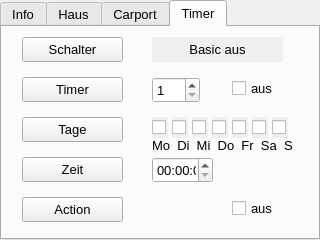
<?xml version="1.0" encoding="UTF-8"?>
<ui version="4.0">
 <class>MainWindow</class>
 <widget class="QMainWindow" name="MainWindow">
  <property name="enabled">
   <bool>true</bool>
  </property>
  <property name="geometry">
   <rect>
    <x>0</x>
    <y>0</y>
    <width>320</width>
    <height>240</height>
   </rect>
  </property>
  <property name="sizePolicy">
   <sizepolicy hsizetype="Fixed" vsizetype="Fixed">
    <horstretch>0</horstretch>
    <verstretch>0</verstretch>
   </sizepolicy>
  </property>
  <property name="font">
   <font>
    <pointsize>10</pointsize>
   </font>
  </property>
  <property name="cursor">
   <cursorShape>CrossCursor</cursorShape>
  </property>
  <property name="tabletTracking">
   <bool>false</bool>
  </property>
  <property name="focusPolicy">
   <enum>Qt::NoFocus</enum>
  </property>
  <property name="windowTitle">
   <string>MainWindow</string>
  </property>
  <property name="animated">
   <bool>false</bool>
  </property>
  <property name="dockOptions">
   <set>QMainWindow::AllowTabbedDocks</set>
  </property>
  <widget class="QWidget" name="centralWidget">
   <property name="enabled">
    <bool>true</bool>
   </property>
   <property name="sizePolicy">
    <sizepolicy hsizetype="Fixed" vsizetype="Fixed">
     <horstretch>0</horstretch>
     <verstretch>0</verstretch>
    </sizepolicy>
   </property>
   <property name="minimumSize">
    <size>
     <width>320</width>
     <height>240</height>
    </size>
   </property>
   <property name="maximumSize">
    <size>
     <width>320</width>
     <height>240</height>
    </size>
   </property>
   <property name="font">
    <font>
     <pointsize>10</pointsize>
    </font>
   </property>
   <property name="cursor">
    <cursorShape>CrossCursor</cursorShape>
   </property>
   <property name="tabletTracking">
    <bool>false</bool>
   </property>
   <property name="focusPolicy">
    <enum>Qt::NoFocus</enum>
   </property>
   <property name="acceptDrops">
    <bool>false</bool>
   </property>
   <property name="autoFillBackground">
    <bool>false</bool>
   </property>
   <widget class="QTabWidget" name="tabWidget">
    <property name="enabled">
     <bool>true</bool>
    </property>
    <property name="geometry">
     <rect>
      <x>0</x>
      <y>0</y>
      <width>320</width>
      <height>240</height>
     </rect>
    </property>
    <property name="sizePolicy">
     <sizepolicy hsizetype="Fixed" vsizetype="Fixed">
      <horstretch>0</horstretch>
      <verstretch>0</verstretch>
     </sizepolicy>
    </property>
    <property name="maximumSize">
     <size>
      <width>320</width>
      <height>240</height>
     </size>
    </property>
    <property name="font">
     <font>
      <pointsize>10</pointsize>
     </font>
    </property>
    <property name="cursor">
     <cursorShape>CrossCursor</cursorShape>
    </property>
    <property name="tabletTracking">
     <bool>true</bool>
    </property>
    <property name="focusPolicy">
     <enum>Qt::ClickFocus</enum>
    </property>
    <property name="autoFillBackground">
     <bool>false</bool>
    </property>
    <property name="tabShape">
     <enum>QTabWidget::Rounded</enum>
    </property>
    <property name="currentIndex">
     <number>3</number>
    </property>
    <property name="usesScrollButtons">
     <bool>false</bool>
    </property>
    <widget class="QWidget" name="tabWidgetPageInfo">
     <property name="autoFillBackground">
      <bool>false</bool>
     </property>
     <attribute name="title">
      <string>Info</string>
     </attribute>
     <widget class="QProgressBar" name="pBarTemp">
      <property name="geometry">
       <rect>
        <x>270</x>
        <y>20</y>
        <width>21</width>
        <height>81</height>
       </rect>
      </property>
      <property name="cursor">
       <cursorShape>CrossCursor</cursorShape>
      </property>
      <property name="autoFillBackground">
       <bool>true</bool>
      </property>
      <property name="minimum">
       <number>-20</number>
      </property>
      <property name="maximum">
       <number>40</number>
      </property>
      <property name="value">
       <number>22</number>
      </property>
      <property name="alignment">
       <set>Qt::AlignRight|Qt::AlignTop|Qt::AlignTrailing</set>
      </property>
      <property name="textVisible">
       <bool>false</bool>
      </property>
      <property name="orientation">
       <enum>Qt::Vertical</enum>
      </property>
      <property name="invertedAppearance">
       <bool>false</bool>
      </property>
      <property name="textDirection">
       <enum>QProgressBar::TopToBottom</enum>
      </property>
      <property name="format">
       <string>%p °C</string>
      </property>
     </widget>
     <widget class="QProgressBar" name="pBarHum">
      <property name="geometry">
       <rect>
        <x>210</x>
        <y>20</y>
        <width>21</width>
        <height>81</height>
       </rect>
      </property>
      <property name="cursor">
       <cursorShape>CrossCursor</cursorShape>
      </property>
      <property name="autoFillBackground">
       <bool>true</bool>
      </property>
      <property name="styleSheet">
       <string notr="true"/>
      </property>
      <property name="minimum">
       <number>0</number>
      </property>
      <property name="maximum">
       <number>100</number>
      </property>
      <property name="value">
       <number>48</number>
      </property>
      <property name="alignment">
       <set>Qt::AlignRight|Qt::AlignTop|Qt::AlignTrailing</set>
      </property>
      <property name="textVisible">
       <bool>false</bool>
      </property>
      <property name="orientation">
       <enum>Qt::Vertical</enum>
      </property>
      <property name="invertedAppearance">
       <bool>false</bool>
      </property>
      <property name="textDirection">
       <enum>QProgressBar::TopToBottom</enum>
      </property>
      <property name="format">
       <string>%p °C</string>
      </property>
     </widget>
     <widget class="QLabel" name="labelTimeDate">
      <property name="geometry">
       <rect>
        <x>10</x>
        <y>150</y>
        <width>291</width>
        <height>21</height>
       </rect>
      </property>
      <property name="frameShape">
       <enum>QFrame::Panel</enum>
      </property>
      <property name="frameShadow">
       <enum>QFrame::Raised</enum>
      </property>
      <property name="lineWidth">
       <number>2</number>
      </property>
      <property name="text">
       <string>Mo, 21.12.2018 / 12:45</string>
      </property>
      <property name="alignment">
       <set>Qt::AlignCenter</set>
      </property>
     </widget>
     <widget class="QLabel" name="labelStatus">
      <property name="geometry">
       <rect>
        <x>10</x>
        <y>180</y>
        <width>291</width>
        <height>21</height>
       </rect>
      </property>
      <property name="frameShape">
       <enum>QFrame::Box</enum>
      </property>
      <property name="frameShadow">
       <enum>QFrame::Sunken</enum>
      </property>
      <property name="lineWidth">
       <number>1</number>
      </property>
      <property name="text">
       <string>Status</string>
      </property>
     </widget>
     <widget class="QLabel" name="labelHum">
      <property name="geometry">
       <rect>
        <x>180</x>
        <y>110</y>
        <width>61</width>
        <height>20</height>
       </rect>
      </property>
      <property name="frameShape">
       <enum>QFrame::Box</enum>
      </property>
      <property name="frameShadow">
       <enum>QFrame::Raised</enum>
      </property>
      <property name="text">
       <string>48.1 %</string>
      </property>
      <property name="alignment">
       <set>Qt::AlignCenter</set>
      </property>
     </widget>
     <widget class="QCheckBox" name="cBoxIBasic">
      <property name="geometry">
       <rect>
        <x>20</x>
        <y>30</y>
        <width>81</width>
        <height>23</height>
       </rect>
      </property>
      <property name="text">
       <string>Basic</string>
      </property>
      <property name="checkable">
       <bool>true</bool>
      </property>
      <property name="tristate">
       <bool>false</bool>
      </property>
     </widget>
     <widget class="QCheckBox" name="cBoxITH10">
      <property name="geometry">
       <rect>
        <x>20</x>
        <y>60</y>
        <width>81</width>
        <height>23</height>
       </rect>
      </property>
      <property name="text">
       <string>TH10</string>
      </property>
      <property name="checkable">
       <bool>true</bool>
      </property>
      <property name="tristate">
       <bool>false</bool>
      </property>
     </widget>
     <widget class="QCheckBox" name="cBoxIGong">
      <property name="geometry">
       <rect>
        <x>20</x>
        <y>90</y>
        <width>81</width>
        <height>23</height>
       </rect>
      </property>
      <property name="text">
       <string>Klingel</string>
      </property>
      <property name="checkable">
       <bool>true</bool>
      </property>
      <property name="tristate">
       <bool>false</bool>
      </property>
     </widget>
     <widget class="QLabel" name="labelTemp">
      <property name="geometry">
       <rect>
        <x>240</x>
        <y>110</y>
        <width>67</width>
        <height>21</height>
       </rect>
      </property>
      <property name="frameShape">
       <enum>QFrame::Box</enum>
      </property>
      <property name="frameShadow">
       <enum>QFrame::Raised</enum>
      </property>
      <property name="text">
       <string>22,1 °C</string>
      </property>
      <property name="alignment">
       <set>Qt::AlignCenter</set>
      </property>
     </widget>
    </widget>
    <widget class="QWidget" name="tabWidgetPageHome">
     <property name="autoFillBackground">
      <bool>false</bool>
     </property>
     <attribute name="title">
      <string>Haus</string>
     </attribute>
     <widget class="QPushButton" name="pButtonBasic">
      <property name="geometry">
       <rect>
        <x>30</x>
        <y>40</y>
        <width>101</width>
        <height>25</height>
       </rect>
      </property>
      <property name="text">
       <string>Basic Schalter</string>
      </property>
     </widget>
     <widget class="QPushButton" name="pButtonTH10">
      <property name="geometry">
       <rect>
        <x>30</x>
        <y>80</y>
        <width>101</width>
        <height>25</height>
       </rect>
      </property>
      <property name="text">
       <string>TH10 Schalter</string>
      </property>
     </widget>
     <widget class="QPushButton" name="pButtonKlingel">
      <property name="geometry">
       <rect>
        <x>30</x>
        <y>120</y>
        <width>101</width>
        <height>25</height>
       </rect>
      </property>
      <property name="text">
       <string>Klingel</string>
      </property>
     </widget>
     <widget class="QCheckBox" name="cBoxBasic">
      <property name="geometry">
       <rect>
        <x>150</x>
        <y>40</y>
        <width>16</width>
        <height>23</height>
       </rect>
      </property>
      <property name="text">
       <string/>
      </property>
      <property name="checkable">
       <bool>true</bool>
      </property>
      <property name="tristate">
       <bool>true</bool>
      </property>
     </widget>
     <widget class="QCheckBox" name="cBoxTH10">
      <property name="geometry">
       <rect>
        <x>150</x>
        <y>80</y>
        <width>16</width>
        <height>23</height>
       </rect>
      </property>
      <property name="text">
       <string/>
      </property>
      <property name="checkable">
       <bool>true</bool>
      </property>
      <property name="autoRepeat">
       <bool>false</bool>
      </property>
      <property name="autoExclusive">
       <bool>false</bool>
      </property>
      <property name="tristate">
       <bool>false</bool>
      </property>
     </widget>
     <widget class="QCheckBox" name="cBoxGong">
      <property name="geometry">
       <rect>
        <x>150</x>
        <y>120</y>
        <width>16</width>
        <height>23</height>
       </rect>
      </property>
      <property name="text">
       <string/>
      </property>
      <property name="checkable">
       <bool>true</bool>
      </property>
      <property name="tristate">
       <bool>false</bool>
      </property>
     </widget>
    </widget>
    <widget class="QWidget" name="tabWidgetPageCarport">
     <property name="autoFillBackground">
      <bool>false</bool>
     </property>
     <attribute name="title">
      <string>Carport</string>
     </attribute>
    </widget>
    <widget class="QWidget" name="tabWidgetPageTimer">
     <property name="autoFillBackground">
      <bool>false</bool>
     </property>
     <attribute name="title">
      <string>Timer</string>
     </attribute>
     <widget class="QPushButton" name="pButtonTmr">
      <property name="geometry">
       <rect>
        <x>20</x>
        <y>50</y>
        <width>101</width>
        <height>25</height>
       </rect>
      </property>
      <property name="text">
       <string>Timer</string>
      </property>
     </widget>
     <widget class="QPushButton" name="pButtonDay">
      <property name="geometry">
       <rect>
        <x>20</x>
        <y>90</y>
        <width>101</width>
        <height>25</height>
       </rect>
      </property>
      <property name="text">
       <string>Tage</string>
      </property>
     </widget>
     <widget class="QPushButton" name="pButtonTime">
      <property name="geometry">
       <rect>
        <x>20</x>
        <y>130</y>
        <width>101</width>
        <height>25</height>
       </rect>
      </property>
      <property name="focusPolicy">
       <enum>Qt::StrongFocus</enum>
      </property>
      <property name="text">
       <string>Zeit</string>
      </property>
     </widget>
     <widget class="QPushButton" name="pButtonAction">
      <property name="enabled">
       <bool>true</bool>
      </property>
      <property name="geometry">
       <rect>
        <x>20</x>
        <y>170</y>
        <width>101</width>
        <height>25</height>
       </rect>
      </property>
      <property name="autoFillBackground">
       <bool>true</bool>
      </property>
      <property name="text">
       <string>Action</string>
      </property>
     </widget>
     <widget class="QSpinBox" name="spinBoxTmr">
      <property name="geometry">
       <rect>
        <x>150</x>
        <y>50</y>
        <width>48</width>
        <height>26</height>
       </rect>
      </property>
      <property name="minimum">
       <number>1</number>
      </property>
      <property name="maximum">
       <number>16</number>
      </property>
     </widget>
     <widget class="QTimeEdit" name="timeEdit">
      <property name="geometry">
       <rect>
        <x>150</x>
        <y>130</y>
        <width>61</width>
        <height>26</height>
       </rect>
      </property>
     </widget>
     <widget class="QCheckBox" name="checkBoxMo">
      <property name="geometry">
       <rect>
        <x>150</x>
        <y>90</y>
        <width>16</width>
        <height>21</height>
       </rect>
      </property>
      <property name="sizePolicy">
       <sizepolicy hsizetype="Minimum" vsizetype="Fixed">
        <horstretch>0</horstretch>
        <verstretch>0</verstretch>
       </sizepolicy>
      </property>
      <property name="cursor">
       <cursorShape>CrossCursor</cursorShape>
      </property>
      <property name="tabletTracking">
       <bool>true</bool>
      </property>
      <property name="focusPolicy">
       <enum>Qt::NoFocus</enum>
      </property>
      <property name="contextMenuPolicy">
       <enum>Qt::NoContextMenu</enum>
      </property>
      <property name="acceptDrops">
       <bool>false</bool>
      </property>
      <property name="autoFillBackground">
       <bool>true</bool>
      </property>
      <property name="text">
       <string/>
      </property>
      <property name="checkable">
       <bool>true</bool>
      </property>
      <property name="checked">
       <bool>false</bool>
      </property>
     </widget>
     <widget class="QCheckBox" name="checkBoxDi">
      <property name="geometry">
       <rect>
        <x>170</x>
        <y>90</y>
        <width>16</width>
        <height>21</height>
       </rect>
      </property>
      <property name="sizePolicy">
       <sizepolicy hsizetype="Minimum" vsizetype="Fixed">
        <horstretch>0</horstretch>
        <verstretch>0</verstretch>
       </sizepolicy>
      </property>
      <property name="cursor">
       <cursorShape>CrossCursor</cursorShape>
      </property>
      <property name="tabletTracking">
       <bool>true</bool>
      </property>
      <property name="contextMenuPolicy">
       <enum>Qt::NoContextMenu</enum>
      </property>
      <property name="acceptDrops">
       <bool>false</bool>
      </property>
      <property name="autoFillBackground">
       <bool>true</bool>
      </property>
      <property name="text">
       <string/>
      </property>
      <property name="checkable">
       <bool>true</bool>
      </property>
      <property name="checked">
       <bool>false</bool>
      </property>
     </widget>
     <widget class="QCheckBox" name="checkBoxMi">
      <property name="geometry">
       <rect>
        <x>190</x>
        <y>90</y>
        <width>16</width>
        <height>21</height>
       </rect>
      </property>
      <property name="sizePolicy">
       <sizepolicy hsizetype="Minimum" vsizetype="Fixed">
        <horstretch>0</horstretch>
        <verstretch>0</verstretch>
       </sizepolicy>
      </property>
      <property name="cursor">
       <cursorShape>CrossCursor</cursorShape>
      </property>
      <property name="tabletTracking">
       <bool>true</bool>
      </property>
      <property name="contextMenuPolicy">
       <enum>Qt::NoContextMenu</enum>
      </property>
      <property name="acceptDrops">
       <bool>false</bool>
      </property>
      <property name="autoFillBackground">
       <bool>true</bool>
      </property>
      <property name="text">
       <string/>
      </property>
      <property name="checkable">
       <bool>true</bool>
      </property>
      <property name="checked">
       <bool>false</bool>
      </property>
     </widget>
     <widget class="QCheckBox" name="checkBoxDo">
      <property name="geometry">
       <rect>
        <x>210</x>
        <y>90</y>
        <width>16</width>
        <height>21</height>
       </rect>
      </property>
      <property name="sizePolicy">
       <sizepolicy hsizetype="Minimum" vsizetype="Fixed">
        <horstretch>0</horstretch>
        <verstretch>0</verstretch>
       </sizepolicy>
      </property>
      <property name="cursor">
       <cursorShape>CrossCursor</cursorShape>
      </property>
      <property name="tabletTracking">
       <bool>true</bool>
      </property>
      <property name="contextMenuPolicy">
       <enum>Qt::NoContextMenu</enum>
      </property>
      <property name="acceptDrops">
       <bool>false</bool>
      </property>
      <property name="autoFillBackground">
       <bool>true</bool>
      </property>
      <property name="text">
       <string/>
      </property>
      <property name="checkable">
       <bool>true</bool>
      </property>
      <property name="checked">
       <bool>false</bool>
      </property>
     </widget>
     <widget class="QCheckBox" name="checkBoxFr">
      <property name="geometry">
       <rect>
        <x>230</x>
        <y>90</y>
        <width>16</width>
        <height>21</height>
       </rect>
      </property>
      <property name="sizePolicy">
       <sizepolicy hsizetype="Minimum" vsizetype="Fixed">
        <horstretch>0</horstretch>
        <verstretch>0</verstretch>
       </sizepolicy>
      </property>
      <property name="cursor">
       <cursorShape>CrossCursor</cursorShape>
      </property>
      <property name="tabletTracking">
       <bool>true</bool>
      </property>
      <property name="contextMenuPolicy">
       <enum>Qt::NoContextMenu</enum>
      </property>
      <property name="acceptDrops">
       <bool>false</bool>
      </property>
      <property name="autoFillBackground">
       <bool>true</bool>
      </property>
      <property name="text">
       <string/>
      </property>
      <property name="checkable">
       <bool>true</bool>
      </property>
      <property name="checked">
       <bool>false</bool>
      </property>
     </widget>
     <widget class="QCheckBox" name="checkBoxSa">
      <property name="geometry">
       <rect>
        <x>250</x>
        <y>90</y>
        <width>16</width>
        <height>21</height>
       </rect>
      </property>
      <property name="sizePolicy">
       <sizepolicy hsizetype="Minimum" vsizetype="Fixed">
        <horstretch>0</horstretch>
        <verstretch>0</verstretch>
       </sizepolicy>
      </property>
      <property name="cursor">
       <cursorShape>CrossCursor</cursorShape>
      </property>
      <property name="tabletTracking">
       <bool>true</bool>
      </property>
      <property name="contextMenuPolicy">
       <enum>Qt::NoContextMenu</enum>
      </property>
      <property name="acceptDrops">
       <bool>false</bool>
      </property>
      <property name="autoFillBackground">
       <bool>true</bool>
      </property>
      <property name="text">
       <string/>
      </property>
      <property name="checkable">
       <bool>true</bool>
      </property>
      <property name="checked">
       <bool>false</bool>
      </property>
     </widget>
     <widget class="QCheckBox" name="checkBoxSo">
      <property name="geometry">
       <rect>
        <x>270</x>
        <y>90</y>
        <width>16</width>
        <height>21</height>
       </rect>
      </property>
      <property name="sizePolicy">
       <sizepolicy hsizetype="Minimum" vsizetype="Fixed">
        <horstretch>0</horstretch>
        <verstretch>0</verstretch>
       </sizepolicy>
      </property>
      <property name="cursor">
       <cursorShape>CrossCursor</cursorShape>
      </property>
      <property name="tabletTracking">
       <bool>true</bool>
      </property>
      <property name="contextMenuPolicy">
       <enum>Qt::NoContextMenu</enum>
      </property>
      <property name="acceptDrops">
       <bool>false</bool>
      </property>
      <property name="autoFillBackground">
       <bool>true</bool>
      </property>
      <property name="text">
       <string notr="true"/>
      </property>
      <property name="checkable">
       <bool>true</bool>
      </property>
      <property name="checked">
       <bool>false</bool>
      </property>
     </widget>
     <widget class="QLabel" name="labelDays">
      <property name="geometry">
       <rect>
        <x>150</x>
        <y>110</y>
        <width>141</width>
        <height>17</height>
       </rect>
      </property>
      <property name="text">
       <string>Mo  Di  Mi  Do  Fr  Sa  So</string>
      </property>
     </widget>
     <widget class="QPushButton" name="pButtonSwitch">
      <property name="geometry">
       <rect>
        <x>20</x>
        <y>10</y>
        <width>101</width>
        <height>25</height>
       </rect>
      </property>
      <property name="text">
       <string>Schalter</string>
      </property>
     </widget>
     <widget class="QCheckBox" name="checkBoxTmr">
      <property name="geometry">
       <rect>
        <x>230</x>
        <y>50</y>
        <width>51</width>
        <height>23</height>
       </rect>
      </property>
      <property name="mouseTracking">
       <bool>false</bool>
      </property>
      <property name="tabletTracking">
       <bool>false</bool>
      </property>
      <property name="text">
       <string>aus</string>
      </property>
      <property name="checkable">
       <bool>true</bool>
      </property>
      <property name="tristate">
       <bool>true</bool>
      </property>
     </widget>
     <widget class="QCheckBox" name="checkBoxAction">
      <property name="geometry">
       <rect>
        <x>230</x>
        <y>170</y>
        <width>51</width>
        <height>23</height>
       </rect>
      </property>
      <property name="cursor">
       <cursorShape>CrossCursor</cursorShape>
      </property>
      <property name="mouseTracking">
       <bool>false</bool>
      </property>
      <property name="text">
       <string>aus</string>
      </property>
      <property name="checkable">
       <bool>true</bool>
      </property>
      <property name="tristate">
       <bool>true</bool>
      </property>
     </widget>
     <widget class="QPushButton" name="pButtonSwOnoff">
      <property name="geometry">
       <rect>
        <x>150</x>
        <y>10</y>
        <width>131</width>
        <height>25</height>
       </rect>
      </property>
      <property name="sizePolicy">
       <sizepolicy hsizetype="Fixed" vsizetype="Fixed">
        <horstretch>0</horstretch>
        <verstretch>0</verstretch>
       </sizepolicy>
      </property>
      <property name="cursor">
       <cursorShape>CrossCursor</cursorShape>
      </property>
      <property name="autoFillBackground">
       <bool>true</bool>
      </property>
      <property name="text">
       <string>Basic aus</string>
      </property>
      <property name="default">
       <bool>true</bool>
      </property>
      <property name="flat">
       <bool>true</bool>
      </property>
     </widget>
    </widget>
   </widget>
  </widget>
 </widget>
 <layoutdefault spacing="6" margin="11"/>
 <resources/>
 <connections/>
</ui>
